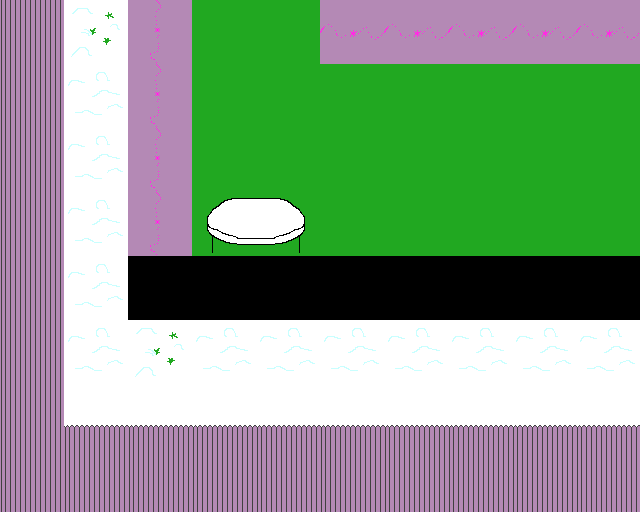

The image is a tile-based game level rendered from a .tmx file. Its description and source (layers, tilesets, objects; grid data summarised) follow:
An orthogonal 10x8 tile map with 64x64 px tiles, 1 tile layer (Tile Layer 1).

<map version="1.0" orientation="orthogonal" width="10" height="8" tilewidth="64" tileheight="64">
 <tileset firstgid="1" name="tileset" tilewidth="64" tileheight="64">
  <image source="../tileset.png" width="320" height="320" />
  <tile id="0">
   <properties>
    <property name="components" value="Solid" />
   </properties>
  </tile>
  <tile id="1">
   <properties>
    <property name="components" value="Solid" />
   </properties>
  </tile>
  <tile id="2">
   <properties>
    <property name="components" value="Solid" />
   </properties>
  </tile>
  <tile id="5">
   <properties>
    <property name="components" value="Solid" />
   </properties>
  </tile>
  <tile id="6">
   <properties>
    <property name="components" value="Solid" />
   </properties>
  </tile>
  <tile id="7">
   <properties>
    <property name="components" value="Solid" />
   </properties>
  </tile>
  <tile id="10">
   <properties>
    <property name="components" value="Solid" />
   </properties>
  </tile>
  <tile id="11">
   <properties>
    <property name="components" value="Solid" />
   </properties>
  </tile>
  <tile id="12">
   <properties>
    <property name="components" value="Floor" />
   </properties>
  </tile>
  <tile id="14">
   <properties>
    <property name="components" value="Solid" />
   </properties>
  </tile>
  <tile id="18">
   <properties>
    <property name="components" value="Solid" />
   </properties>
  </tile>
 </tileset>
 <layer name="Tile Layer 1" width="10" height="8">
  <data>[80 cells, 80 non-empty, 10 distinct tile ids]</data>
 </layer>
</map>
